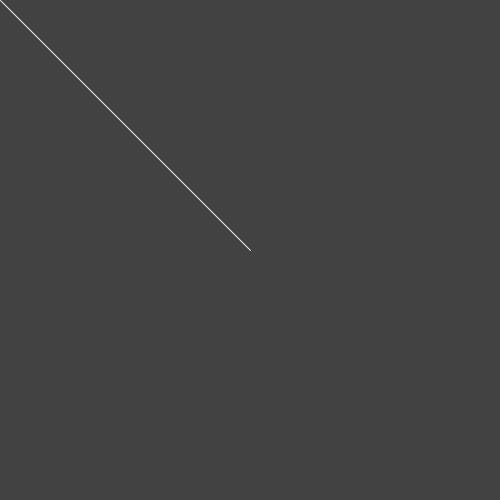
Frame 1 (no input)
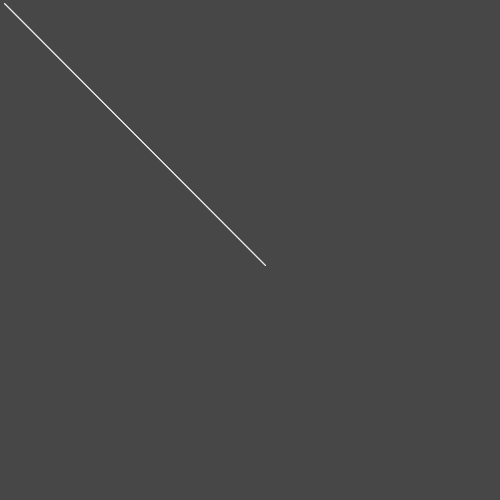
Frame 60 (the mouse pressed at the canvas centre just before this capture)
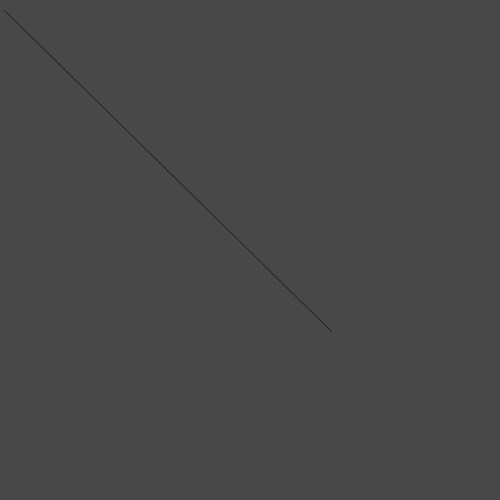
Frame 120 (the mouse held since frame 60 and released just before this capture)

The Processing sketch that drew these frames (run headless with seeded random() and noise(); from frame 60 on, the mouse is pressed at the canvas centre):

// Processing sketch: processing_25786
// ── processing_25786.pde

float x, y, a, b,radius, angle;

void setup(){
  size (500,500);
  x = 0;
  y = 0;
  a = width/2;
  b = height/2;
  angle = 0;
  radius = 0;
  smooth();
}

void draw(){
  tint(255,random(1,255));
  background(random(1,255));
  
  a += .1;
  b += .1;
  x = cos(radians(angle)) * radius ;
  y = sin(radians(angle)) * radius ;
  stroke(random(1,255));
  line(a,b,x,y);
  //stroke(random(1,255));
  //line(x,y,a,b);
  radius +=.1;
  angle += noise(.1);
  //fill(255,255,255,random(1,100));
  //rect(0,0,width,height);
  
  if(radius >= 5){
      stroke(random(1,255));
      line(a,b,x,y);
      a ++;
      b++;
  }

}
